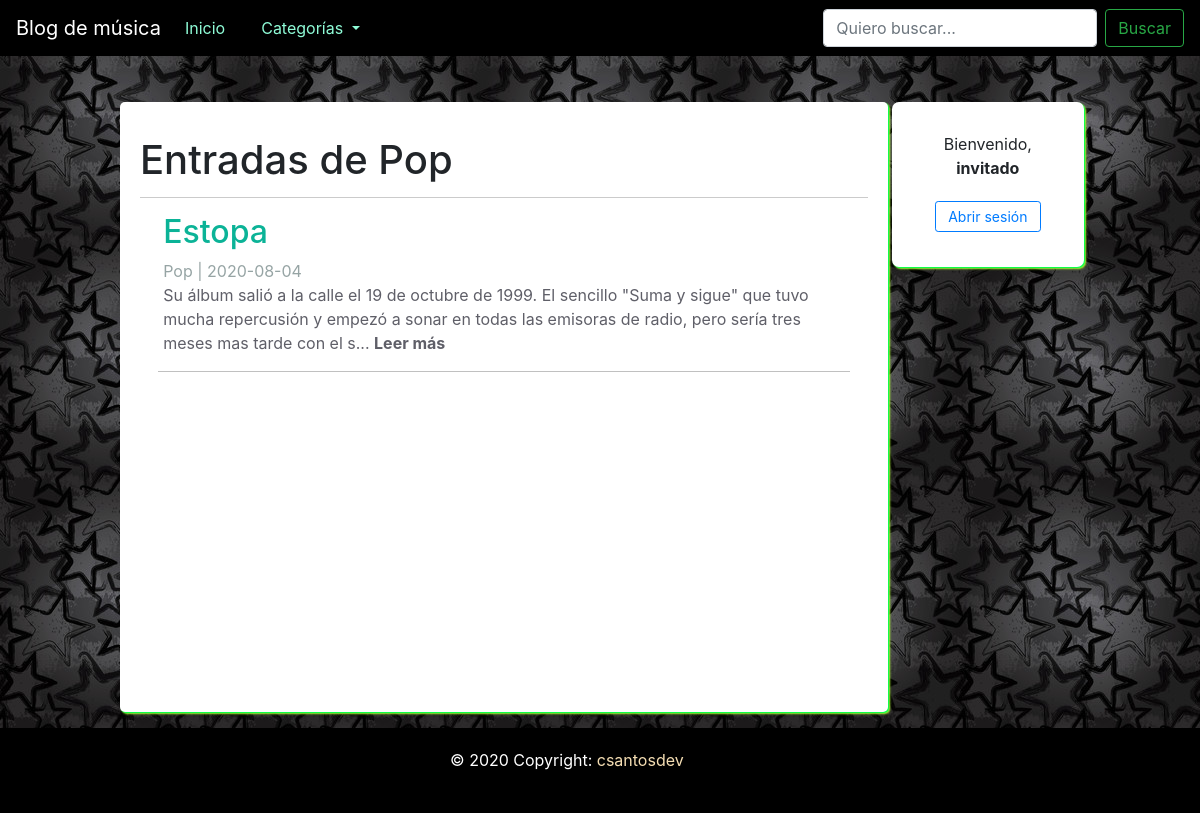
/category.php?id=1, run on the app's committed database.
### tables this page shows
CREATE TABLE IF NOT EXISTS `categories` (
  `id` int(10) NOT NULL AUTO_INCREMENT,
  `name` varchar(100) NOT NULL,
  PRIMARY KEY (`id`)
);

CREATE TABLE IF NOT EXISTS `entries` (
  `id` int(10) NOT NULL AUTO_INCREMENT,
  `user_id` int(10) NOT NULL,
  `categorie_id` int(10) NOT NULL,
  `title` varchar(100) NOT NULL,
  `description` mediumtext DEFAULT NULL,
  `date_post` date NOT NULL,
  PRIMARY KEY (`id`),
  KEY `fk_users` (`user_id`),
  KEY `fk_categories` (`categorie_id`)
);

### includes/helpers.php (called while the page is built, shortened)
<?php
function getCategories($db){
    $sql = "SELECT * FROM categories ORDER BY id ASC;";
    $categories = mysqli_query($db, $sql);
    $result = array();
    if($categories && mysqli_num_rows($categories) >= 1){
        $result = $categories;
    }
    return $result;
}
function getCategory($db, $id){
    $sql = "SELECT * FROM categories WHERE id = $id;";
    $categories = mysqli_query($db, $sql);
    $result = array();
    if($categories && mysqli_num_rows($categories) >= 1){
        $result = mysqli_fetch_assoc($categories);
    }
    return $result;
}
function getEntries($db, $limit = null, $category = null, $search = null, $user = null){
    $sql = "SELECT e.*, c.name AS 'category'FROM entries e".
    " INNER JOIN categories c ON e.categorie_id = c.id ";
    if(!empty($category)){
        $sql .= "WHERE e.categorie_id = $category";
    }
    $sql .= " ORDER BY e.id DESC ";
    $lastEntries = mysqli_query($db, $sql);
    $result = array();
    if($lastEntries && mysqli_num_rows($lastEntries) >= 1){
        $result = $lastEntries;
    }
    return $result;
}

### category.php (the view, shortened to what this page needs)
<?php require_once 'includes/connection.php';?>
<?php require_once 'includes/helpers.php';?>
<?php
    $current_category = getCategory($db, $_GET['id']);
?>
<?php require_once 'includes/header.php';?>
<section class="section-wrapper">
    <h1>Entradas de <?=$current_category['name'];?></h1>
    <?php
        $entries = getEntries($db, null, $_GET['id']);
        if(!empty($entries) && mysqli_num_rows($entries) >= 1):
            while($entry = mysqli_fetch_assoc($entries)):
    ?>
            <a class="entries" href="entry.php?id=<?=$entry['id']?>">
                <article>
                    <h2><?=$entry['title']?></h2>
                    <span><?=$entry['category'].' | '.$entry['date_post']?></span>
                    <p><?=substr($entry['description'], 0, 200).'... <strong>Leer más</strong>'?></p>
                </article>
            </a>
    <?php
            endwhile;
        else:
    ?>
        <p>Todavía no hay ninguna entrada para esta categoría</p>
    <?php endif;?>
</section>
<?php require_once 'includes/aside.php';?>
<?php require_once 'includes/footer.php';?>

### css/styles.css (style rules this page uses)
* { margin: 0px; padding: 0px; text-decoration: none !important; transition: all 300ms; }
html { height: 100%; }
body { background: url(../assets/img/pattern.jpg) #F4F4F4; height: 100%; }
.section-wrapper { background: white; border-radius: 5px; box-shadow: 0 0 5px rgba(0,0,0,0.5); padding: 20px; overflow-y: auto; box-shadow: 1px 1px 1px rgb(1, 255, 77), 2px 2px 2px greenyellow; }
.section-wrapper h1 { border-bottom: 1px solid rgba(0, 0, 0, 0.204) !important; line-height: 75px; }
.entries { display: block; margin: 15px auto; width: 95%; padding-left: 5px; border-bottom: 1px solid rgba(0, 0, 0, 0.247); }
.entries h2 { color: rgb(11, 179, 151); }
.entries span { color: rgba(22, 54, 54, 0.452); }
.entries p { color: rgb(95, 95, 104); }

### data on the page
categories: name "Pop"
entries: title "Estopa", categorie.name "Pop", date_post "2020-08-04", description "Su álbum salió a la calle el 19 de octubre de 1999. El sencillo \"Suma y sigue\" que tuvo mucha repercusión y empezó a sonar en todas las emisoras de radio, pero sería tres meses mas tarde con el s"
